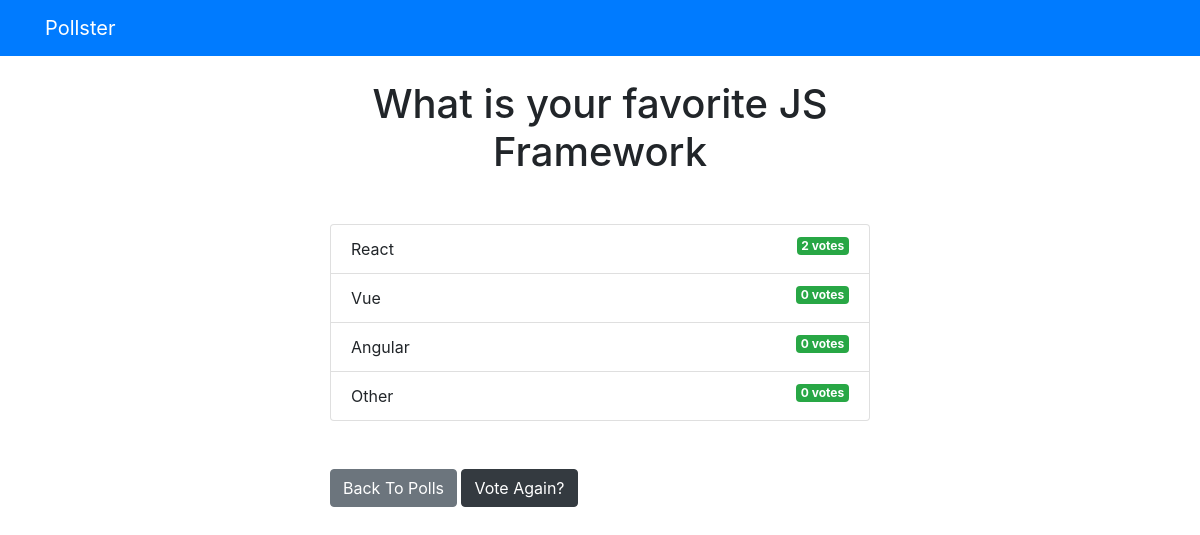
/polls/2/results, run on the app's committed database.
### polls/models.py (models this page shows, shortened)
class Question(models.Model):
    question_text = models.CharField(max_length=200)
    pub_date = models.DateField('date published')

class Choice(models.Model):
    question = models.ForeignKey(Question, on_delete=models.CASCADE)
    choice_text = models.CharField(max_length=200)
    votes = models.IntegerField(default=0)

### polls/views.py (the view)
# urls.py: path('<int:question_id>/results', views.results, name='results'),
def results(request, question_id):
    question = get_object_or_404(Question, pk=question_id)
    return render(request, 'polls/results.html', {'question': question})

### templates/polls/results.html
{% extends 'base.html' %}
{% block content %}
<h1 class="mb-5 text-center">{{ question.question_text }}</h1>
<ul class="list-group mb-5">
    {% for choice in question.choice_set.all %}
    <li class="list-group-item">
        {{ choice.choice_text }} <span class="badge badge-success float-right">{{ choice.votes }} vote{{ choice.votes | pluralize }}</span>
    </li>
    {% endfor %}
</ul>
<a href="{% url 'polls:index' %}" class="btn btn-secondary">Back To Polls</a>
<a href="{% url 'polls:detail' question.id %}" class="btn btn-dark">Vote Again?</a>
{% endblock %}

### data on the page
Question: question_text "What is your favorite JS Framework"
Choice: choice_text "React", votes "2", votes|pluralize "s"
Choice: choice_text "Vue", votes "0", votes|pluralize "s"
Choice: choice_text "Angular", votes "0", votes|pluralize "s"
Choice: choice_text "Other", votes "0", votes|pluralize "s"
